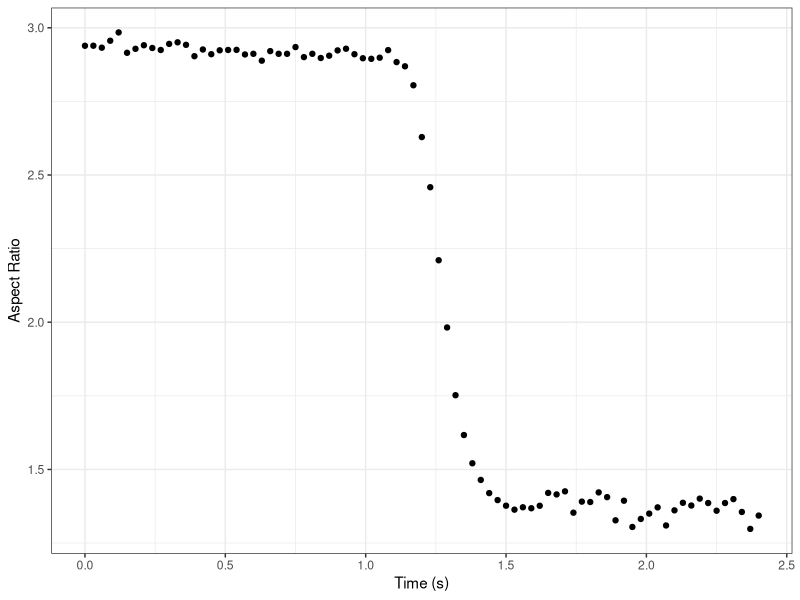
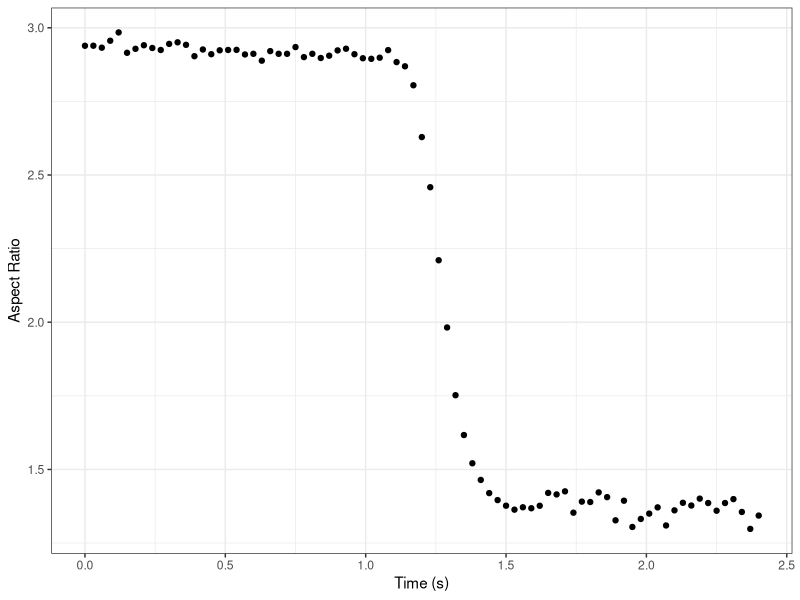
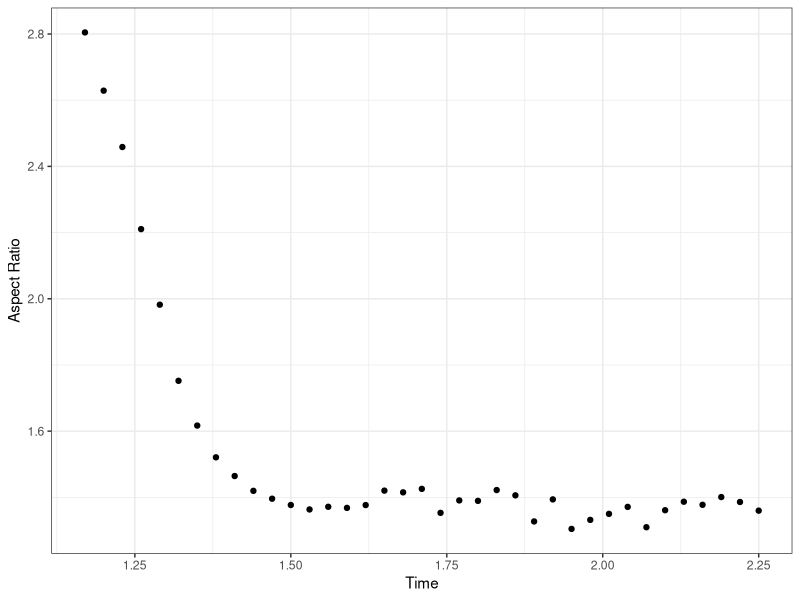
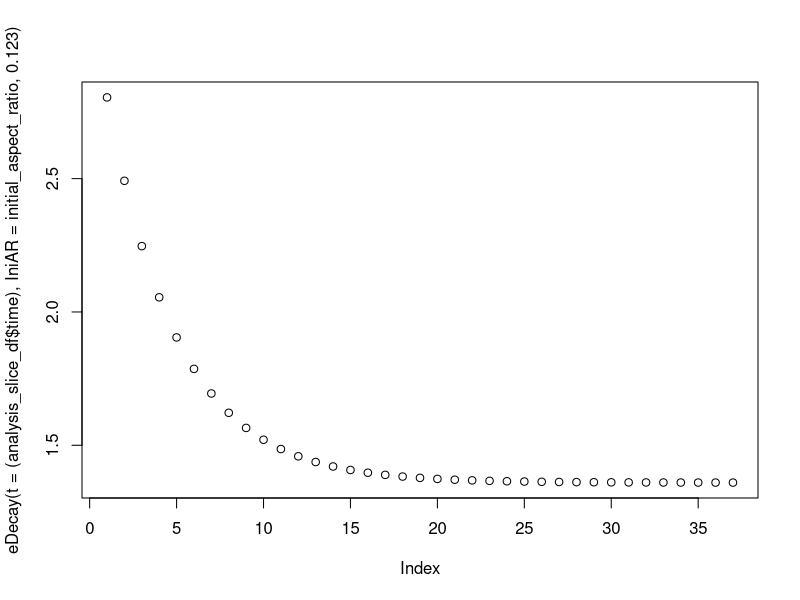
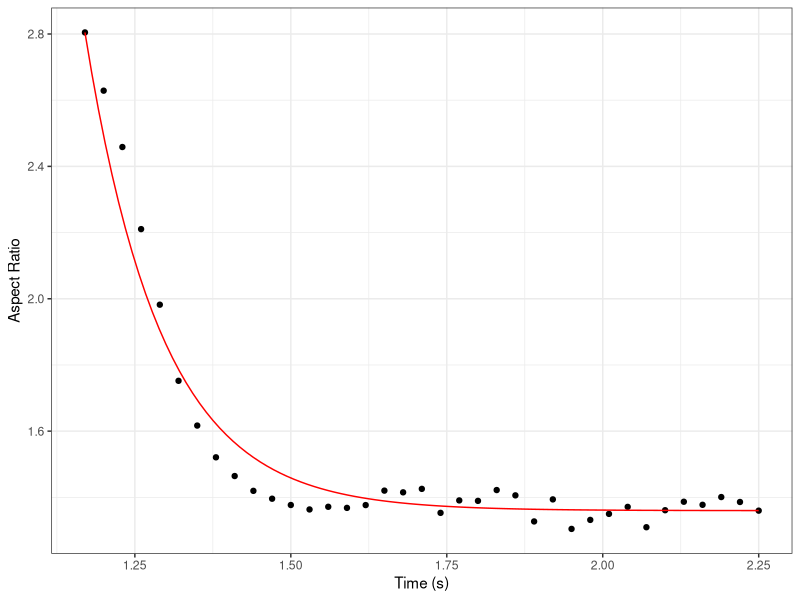

Here is the R script that generated these plots, in order:
# Visualizing droplet coalescence data for liquid-liquid phase separation
# Xavier Castellanos-Girouard, Rini Ravindran Patel
# August 17 2022


# Import libraries
library(dplyr)
library(tidyr)
library(ggplot2)


# Import values
aspect_ratio_raw <- read.csv(file = "aspect_ratio_values.csv", header = FALSE)
major_axis_raw <- read.csv(file = "axis_major_values.csv", header = FALSE)

# Make dataframe from values in pertinent range
aspect_ratio <- data.frame(values = as.numeric(aspect_ratio_raw[1,420:500]))

# Creating time points
timepoints <- seq(0, (nrow(aspect_ratio)-1)*0.03, by = 0.03)

# Adding time points to dataframe
aspect_ratio$time = timepoints
aspect_ratio$major_axis = as.numeric(major_axis_raw[1,420:500])


# Make the plot
plot <- ggplot(data = aspect_ratio,
         mapping = aes(x= time,
                       y= values)) +
  geom_point() +
  theme_bw() +
  xlab("Time (s)") +
  ylab("Aspect Ratio")

dev.new()
plot

pdf("Figure5C_panel1.pdf") 
plot
dev.off()

#### Fitting curve ####


# Keep only the points in the decay curve
time_slice_start = 40
#which(aspect_ratio$time == 0.66)

time_slice_end = 76
#which(aspect_ratio$time == 1.32)

print(paste("Curve Start:", time_slice_start, " | ", "Curve End:", time_slice_end))

# Take the points slice:
analysis_slice_df = aspect_ratio[c(time_slice_start:time_slice_end),]


# plot the slice

# Make the plot
plot <- ggplot() +
  geom_point(data = analysis_slice_df,
             mapping = aes(x= time,
                           y= values)) +
  theme_bw() +
  xlab("Time") +
  ylab("Aspect Ratio")

dev.new()
plot

## Defining the decay curve

# Plot the linear decay slope
initial_aspect_ratio = aspect_ratio$values[time_slice_start] # initial AR
ini_t = aspect_ratio$time[time_slice_start] # Initial time start of decay
final_AR = aspect_ratio$value[time_slice_end] # Final AR

e_num = exp(1) # Eulers number

# Decay Function
eDecay <- function(t, IniAR,tau){final_AR+(IniAR-final_AR)*(e_num**(-(t-ini_t)/tau))}

# Plot decay functio
plot(eDecay(t = (analysis_slice_df$time), IniAR = initial_aspect_ratio, 0.123))



# Make model to find fit tau
fit_model1 <- 
  nls(values ~ eDecay(time, initial_aspect_ratio, tau), 
      data = analysis_slice_df, 
      start = list(tau = 0.123)) # 0.123

print(fit_model1) # 0.123


# Plot model and experimental data
plot2 <- ggplot() +
  geom_point(data = analysis_slice_df,
             mapping = aes(x= time,
                           y= values)) +
  geom_function(fun = eDecay,
                args = list(IniAR = initial_aspect_ratio,
                            tau = 0.123),
                color = "red") +
  theme_bw() +
  xlab("Time (s)") +
  ylab("Aspect Ratio")

pdf("Figure5C_panel2.pdf")
plot2
dev.off()